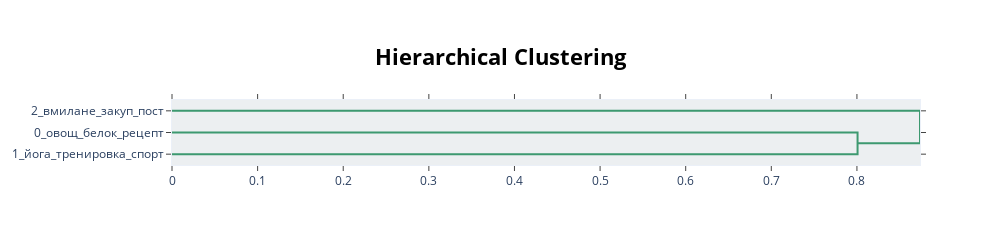

The code cell stored with this chart in its notebook:
### Code cell
topic_model.visualize_hierarchy()

### Figure 1 — Plotly figure (JSON) as saved in the notebook; plotly's stock layout.template omitted (floating-point values rounded to 4 significant figures)
{"data": [{"hoverinfo": "text", "marker": {"color": "rgb(61,153,112)"}, "mode": "lines", "type": "scatter", "x": [0, 0.8007, 0.8007, 0], "xaxis": "x", "y": [-15, -15, -25, -25], "yaxis": "y"}, {"hoverinfo": "text", "marker": {"color": "rgb(61,153,112)"}, "mode": "lines", "type": "scatter", "x": [0, 0.8737, 0.8737, 0.8007], "xaxis": "x", "y": [-5, -5, -20, -20], "yaxis": "y"}], "layout": {"autosize": false, "height": 245, "hoverlabel": {"bgcolor": "white", "font": {"family": "Rockwell", "size": 16}}, "hovermode": "closest", "plot_bgcolor": "#ECEFF1", "showlegend": false, "title": {"font": {"color": "Black", "size": 22}, "text": "<b>Hierarchical Clustering</b>", "x": 0.5, "xanchor": "center", "yanchor": "top"}, "width": 1000, "xaxis": {"mirror": "allticks", "rangemode": "tozero", "showgrid": false, "showline": true, "showticklabels": true, "ticks": "outside", "type": "linear", "zeroline": false}, "yaxis": {"mirror": "allticks", "range": [-30, 0], "rangemode": "tozero", "showgrid": false, "showline": true, "showticklabels": true, "tickmode": "array", "ticks": "outside", "ticktext": ["2_вмилане_закуп_пост", "0_овощ_белок_рецепт", "1_йога_тренировка_спорт"], "tickvals": [-5, -15, -25], "type": "linear", "zeroline": false}}}
